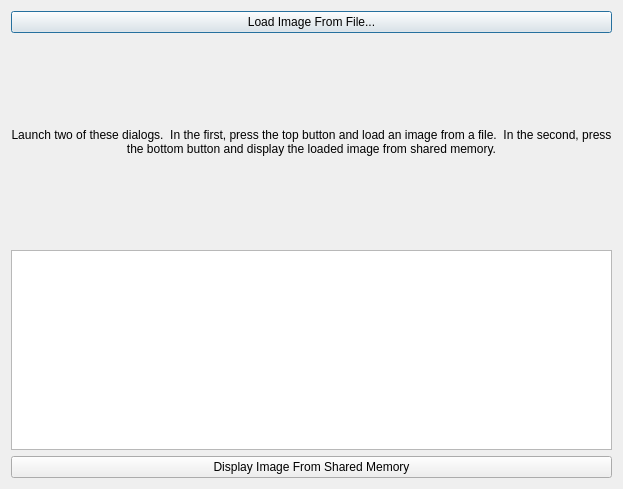
<?xml version="1.0" encoding="UTF-8"?>
<ui version="4.0">
 <class>Dialog</class>
 <widget class="QDialog" name="Dialog">
  <property name="geometry">
   <rect>
    <x>0</x>
    <y>0</y>
    <width>623</width>
    <height>489</height>
   </rect>
  </property>
  <property name="windowTitle">
   <string>Dialog</string>
  </property>
  <layout class="QGridLayout">
   <item row="2" column="1">
    <widget class="QPlainTextEdit" name="plainTextEdit">
     <property name="maximumSize">
      <size>
       <width>16777215</width>
       <height>200</height>
      </size>
     </property>
    </widget>
   </item>
   <item row="0" column="1">
    <widget class="QPushButton" name="loadFromFileButton">
     <property name="text">
      <string>Load Image From File...</string>
     </property>
    </widget>
   </item>
   <item row="3" column="1">
    <widget class="QPushButton" name="loadFromSharedMemoryButton">
     <property name="text">
      <string>Display Image From Shared Memory</string>
     </property>
    </widget>
   </item>
   <item row="1" column="1">
    <widget class="QLabel" name="label">
     <property name="sizePolicy">
      <sizepolicy hsizetype="Minimum" vsizetype="Expanding">
       <horstretch>0</horstretch>
       <verstretch>0</verstretch>
      </sizepolicy>
     </property>
     <property name="maximumSize">
      <size>
       <width>640</width>
       <height>480</height>
      </size>
     </property>
     <property name="text">
      <string>Launch two of these dialogs.  In the first, press the top button and load an image from a file.  In the second, press the bottom button and display the loaded image from shared memory.</string>
     </property>
     <property name="scaledContents">
      <bool>true</bool>
     </property>
     <property name="alignment">
      <set>Qt::AlignCenter</set>
     </property>
     <property name="wordWrap">
      <bool>true</bool>
     </property>
    </widget>
   </item>
  </layout>
 </widget>
 <resources/>
 <connections/>
</ui>
